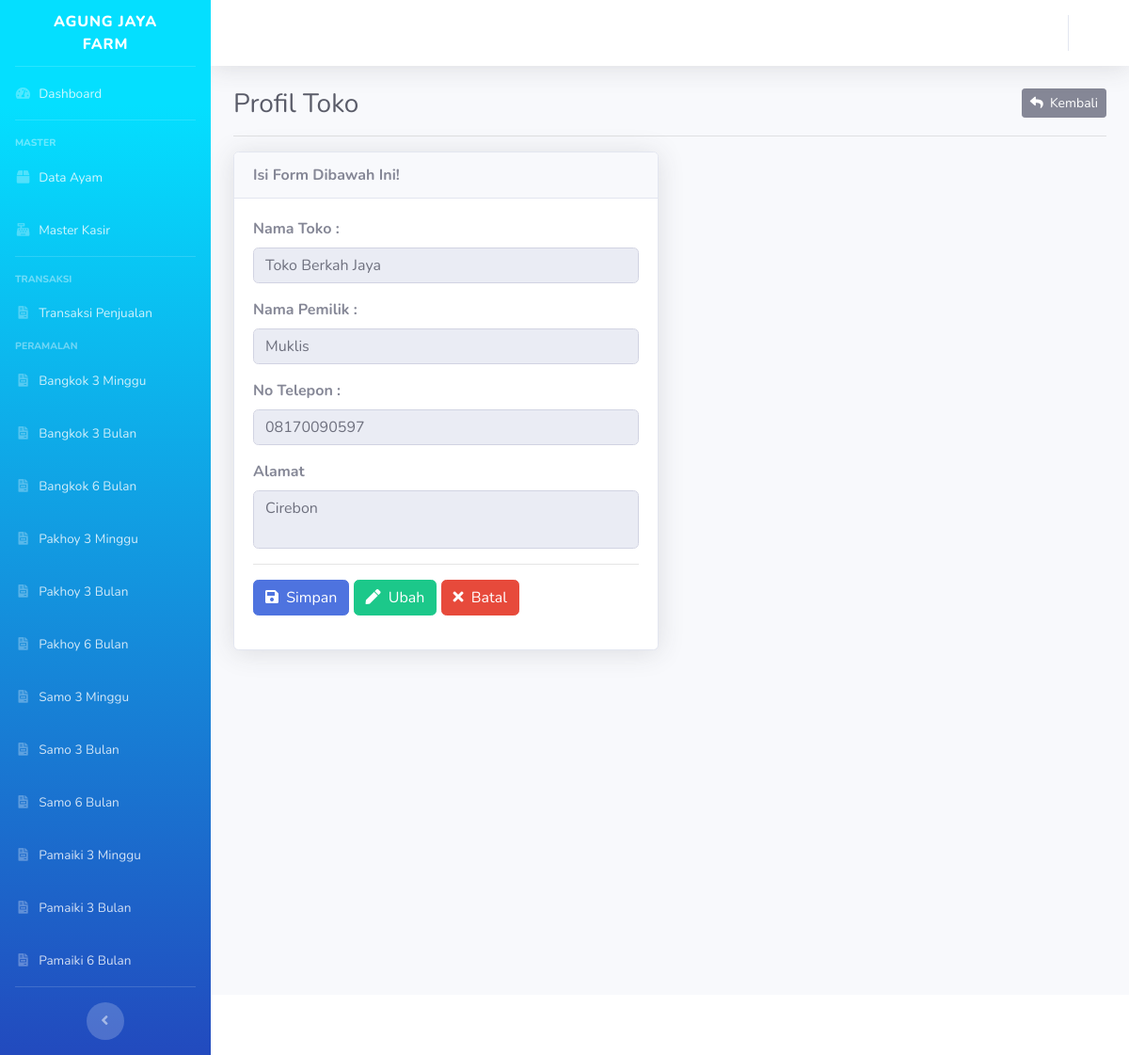
/index.php/toko, run on an earlier commit of the app's database.
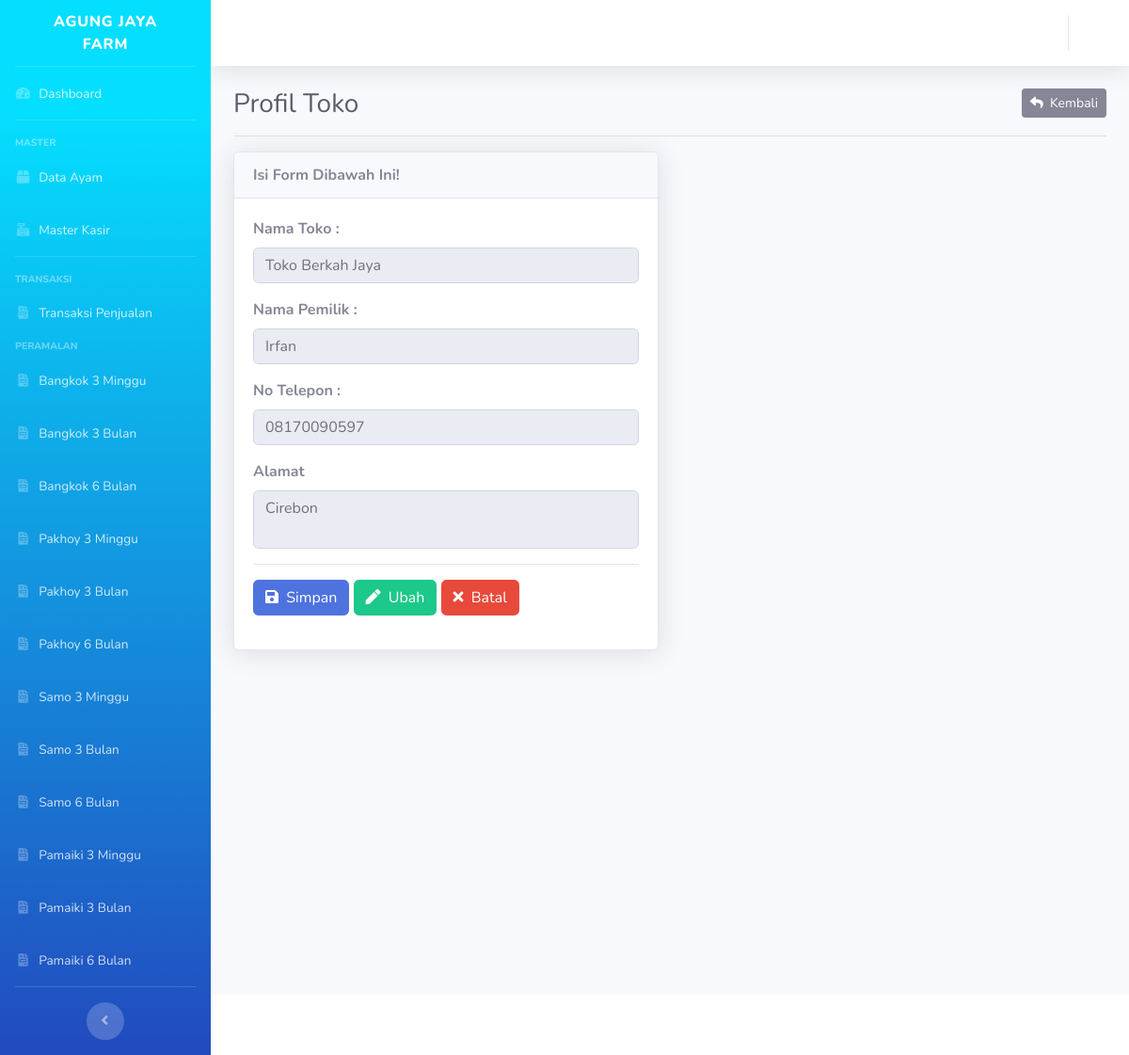
And on a later commit of the database.
### tables this page shows
CREATE TABLE `data_toko` (
  `id` int NOT NULL,
  `nama_toko` varchar(80) DEFAULT NULL,
  `nama_pemilik` varchar(80) DEFAULT NULL,
  `no_telepon` varchar(15) DEFAULT NULL,
  `alamat` varchar(255) DEFAULT NULL
);

### application/controllers/Toko.php (called while the page is built, shortened)
<?php
class Toko extends CI_Controller {
	public function __construct(){
		$this->load->model('M_toko', 'm_toko');
		$this->data['aktif'] = 'toko';
	}
	public function index(){
		$this->data['title'] = 'Profil Toko';
		$this->data['toko'] = $this->m_toko->lihat();
		$this->load->view('toko', $this->data);
	}
}

### index.php (called while the page is built, shortened)
<?php
require_once BASEPATH.'core/CodeIgniter.php';

### application/models/M_toko.php (called while the page is built, shortened)
<?php
class M_toko extends CI_Model {
	protected $_table = 'data_toko';
	public function lihat(){
		return $this->db->get_where($this->_table, ['id' => 1])->row();
	}
}

### application/views/toko.php (the view, shortened to what this page needs)
<!DOCTYPE html>
<html lang="en">
<head>
	<?php $this->load->view('partials/head.php') ?>
</head>
<body id="page-top">
	<div id="wrapper">
		<?php $this->load->view('partials/sidebar.php') ?>
		<div id="content-wrapper" class="d-flex flex-column">
			<div id="content" data-url="<?= base_url('kasir') ?>">
				<?php $this->load->view('partials/topbar.php') ?>
				<div class="container-fluid">
				<div class="clearfix">
					<div class="float-left">
						<h1 class="h3 m-0 text-gray-800"><?= $title ?></h1>
					</div>
					<div class="float-right">
						<a href="<?= base_url('kasir') ?>" class="btn btn-secondary btn-sm"><i class="fa fa-reply"></i>&nbsp;&nbsp;Kembali</a>
					</div>
				</div>
				<hr>
				<div class="row">
					<div class="col-md-6">
						<div class="card shadow">
							<div class="card-header"><strong>Isi Form Dibawah Ini!</strong></div>
							<div class="card-body">
								<form action="<?= base_url('toko/proses_ubah') ?>" id="form-tambah" method="POST">
									<div class="form-group">
										<label for="nama_toko"><strong>Nama Toko : </strong></label>
										<input type="text" name="nama_toko" id="nama_toko" value="<?= $toko->nama_toko ?>" placeholder="Masukan Nama Toko" class="form-control" readonly>
									</div>
									<div class="form-group">
										<label for="nama_toko"><strong>Nama Pemilik : </strong></label>
										<input type="text" name="nama_pemilik" id="nama_pemilik" value="<?= $toko->nama_pemilik ?>" placeholder="Masukan Nama Pemilik" class="form-control" readonly>
									</div>
									<div class="form-group">
										<label for="nama_toko"><strong>No Telepon : </strong></label>
										<input type="number" name="no_telepon" id="no_telepon" value="<?= $toko->no_telepon ?>" placeholder="Masukan No Telepon" class="form-control" readonly>
									</div>
									<div class="form-group">
										<label for="alamat"><strong>Alamat</strong></label>
										<textarea readonly name="alamat" id="alamat" class="form-control" placeholder="Masukan Alamat" style="resize: none;"><?= $toko->alamat ?></textarea>
									</div>
									<hr>
									<div class="form-group">
										<button type="submit" class="btn btn-primary"><i class="fa fa-save"></i>&nbsp;&nbsp;Simpan</button>
										<button type="button" class="btn btn-success" id="ubah"><i class="fa fa-pen"></i>&nbsp;&nbsp;Ubah</button>
										<button type="reset" class="btn btn-danger"><i class="fa fa-times"></i>&nbsp;&nbsp;Batal</button>
									</div>
								</form>
							</div>
						</div>
					</div>
				</div>
				</div>
			</div>
			<?php $this->load->view('partials/footer.php') ?>
		</div>
	</div>
</body>
</html>

### application/views/partials/head.php (shortened to what this page needs)
<link href="<?= base_url('sb-admin') ?>/vendor/fontawesome-free/css/all.min.css" rel="stylesheet" type="text/css">
<link href="<?= base_url('sb-admin') ?>/css/sb-admin-2.min.css" rel="stylesheet">
<link href="<?= base_url('sb-admin') ?>/vendor/datatables/dataTables.bootstrap4.min.css" rel="stylesheet">

### application/views/partials/sidebar.php (shortened to what this page needs)
<ul class="navbar-nav bg-gradient-primary sidebar sidebar-dark accordion" id="accordionSidebar">
	<a class="sidebar-brand d-flex align-items-center justify-content-center" href="<?= base_url('dashboard') ?>">
		<div class="sidebar-brand-text mx-3">Agung Jaya Farm</div>
	</a>
	<hr class="sidebar-divider my-0">
	<li class="nav-item <?= $aktif == 'dashboard' ? 'active' : '' ?>">
		<a class="nav-link" href="<?= base_url('dashboard') ?>">
			<i class="fas fa-fw fa-tachometer-alt"></i>
			<span>Dashboard</span></a>
	</li>
	<hr class="sidebar-divider">
	<div class="sidebar-heading">
		Master
	</div>
	<li class="nav-item <?= $aktif == 'barang' ? 'active' : '' ?>">
		<a class="nav-link" href="<?= base_url('barang') ?>">
			<i class="fas fa-fw fa-box"></i>
			<span>Data Ayam</span></a>
	</li>
	<li class="nav-item <?= $aktif == 'kasir' ? 'active' : '' ?>">
		<a class="nav-link" href="<?= base_url('kasir') ?>">
			<i class="fas fa-fw fa-cash-register"></i>
			<span>Master Kasir</span></a>
	</li>
	<hr class="sidebar-divider">
	<div class="sidebar-heading">
		Transaksi
	</div>
	<li class="nav-item <?= $aktif == 'penjualan' ? 'active' : '' ?>">
		<a class="nav-link" href="<?= base_url('penjualan') ?>">
			<i class="fas fa-fw fa-file-invoice"></i>
			<span>Transaksi Penjualan</span></a>
	</li>
	<div class="sidebar-heading">
		Peramalan
	</div>
	<li class="nav-item <?= $aktif == 'peramalan' ? 'active' : '' ?>">
		<a class="nav-link" href="<?= base_url('peramalan') ?>">
			<i class="fas fa-fw fa-file-invoice"></i>
			<span>Bangkok 3 Minggu</span></a>
	</li>
	<li class="nav-item <?= $aktif == 'bangkok_3_bulan' ? 'active' : '' ?>">
		<a class="nav-link" href="<?= base_url('bangkok_3_bulan') ?>">
			<i class="fas fa-fw fa-file-invoice"></i>
			<span>Bangkok 3 Bulan</span></a>
	</li>
	<li class="nav-item <?= $aktif == 'bangkok_6_bulan' ? 'active' : '' ?>">
		<a class="nav-link" href="<?= base_url('bangkok_6_bulan') ?>">
			<i class="fas fa-fw fa-file-invoice"></i>
			<span>Bangkok 6 Bulan</span></a>
	</li>
	<li class="nav-item <?= $aktif == 'pakhoy_3_minggu' ? 'active' : '' ?>">
		<a class="nav-link" href="<?= base_url('pakhoy_3_minggu') ?>">
			<i class="fas fa-fw fa-file-invoice"></i>
			<span>Pakhoy 3 Minggu</span></a>
	</li>
	<li class="nav-item <?= $aktif == 'pakhoy_3_bulan' ? 'active' : '' ?>">
		<a class="nav-link" href="<?= base_url('pakhoy_3_bulan') ?>">
			<i class="fas fa-fw fa-file-invoice"></i>
			<span>Pakhoy 3 Bulan</span></a>
	</li>
	<li class="nav-item <?= $aktif == 'pakhoy_6_bulan' ? 'active' : '' ?>">
		<a class="nav-link" href="<?= base_url('pakhoy_6_bulan') ?>">
			<i class="fas fa-fw fa-file-invoice"></i>
			<span>Pakhoy 6 Bulan</span></a>
	</li>
	<li class="nav-item <?= $aktif == 'samo_3_minggu' ? 'active' : '' ?>">
		<a class="nav-link" href="<?= base_url('samo_3_minggu') ?>">
			<i class="fas fa-fw fa-file-invoice"></i>
			<span>Samo 3 Minggu</span></a>
	</li>
	<li class="nav-item <?= $aktif == 'samo_3_bulan' ? 'active' : '' ?>">
		<a class="nav-link" href="<?= base_url('samo_3_bulan') ?>">
			<i class="fas fa-fw fa-file-invoice"></i>
			<span>Samo 3 Bulan</span></a>
	</li>
	<li class="nav-item <?= $aktif == 'samo_6_bulan' ? 'active' : '' ?>">
		<a class="nav-link" href="<?= base_url('samo_6_bulan') ?>">
			<i class="fas fa-fw fa-file-invoice"></i>
			<span>Samo 6 Bulan</span></a>
	</li>
	<li class="nav-item <?= $aktif == 'pamaiki_3_minggu' ? 'active' : '' ?>">
		<a class="nav-link" href="<?= base_url('pamaiki_3_minggu') ?>">
			<i class="fas fa-fw fa-file-invoice"></i>
			<span>Pamaiki 3 Minggu</span></a>
	</li>
	<li class="nav-item <?= $aktif == 'pamaiki_3_bulan' ? 'active' : '' ?>">
		<a class="nav-link" href="<?= base_url('pamaiki_3_bulan') ?>">
			<i class="fas fa-fw fa-file-invoice"></i>
			<span>Pamaiki 3 Bulan</span></a>
	</li>
	<li class="nav-item <?= $aktif == 'pamaiki_6_bulan' ? 'active' : '' ?>">
		<a class="nav-link" href="<?= base_url('pamaiki_6_bulan') ?>">
			<i class="fas fa-fw fa-file-invoice"></i>
			<span>Pamaiki 6 Bulan</span></a>
	</li>
	<hr class="sidebar-divider">
	<div class="text-center d-none d-md-inline">
		<button class="rounded-circle border-0" id="sidebarToggle"></button>
	</div>
</ul>

### application/views/partials/topbar.php (shortened to what this page needs)
<nav class="navbar navbar-expand navbar-light bg-white topbar mb-4 static-top shadow">
					<ul class="navbar-nav ml-auto">
						<li class="nav-item dropdown no-arrow">
							<a class="nav-link dropdown-toggle" href="#" id="userDropdown" role="button" data-toggle="dropdown" aria-haspopup="true" aria-expanded="false">
							</a>
						</li>
					</ul>
				</nav>

### application/views/partials/footer.php (shortened to what this page needs)
<footer class="sticky-footer bg-white">
</footer>

What changed in the data, as far as the page shows it:
changed data_toko "Toko Berkah Jaya": nama_pemilik "Muklis" → "Irfan"
